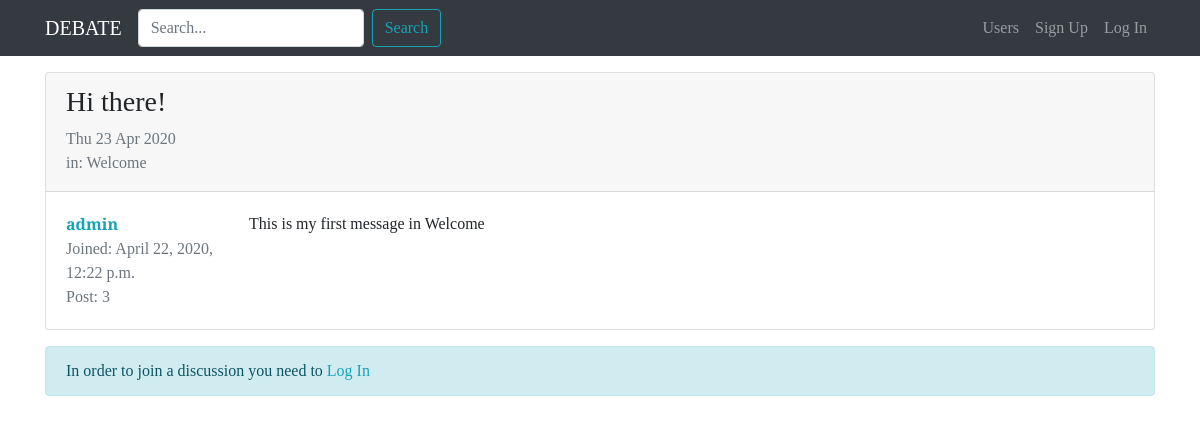
Page /forum/discussion/2 on the earlier database version.
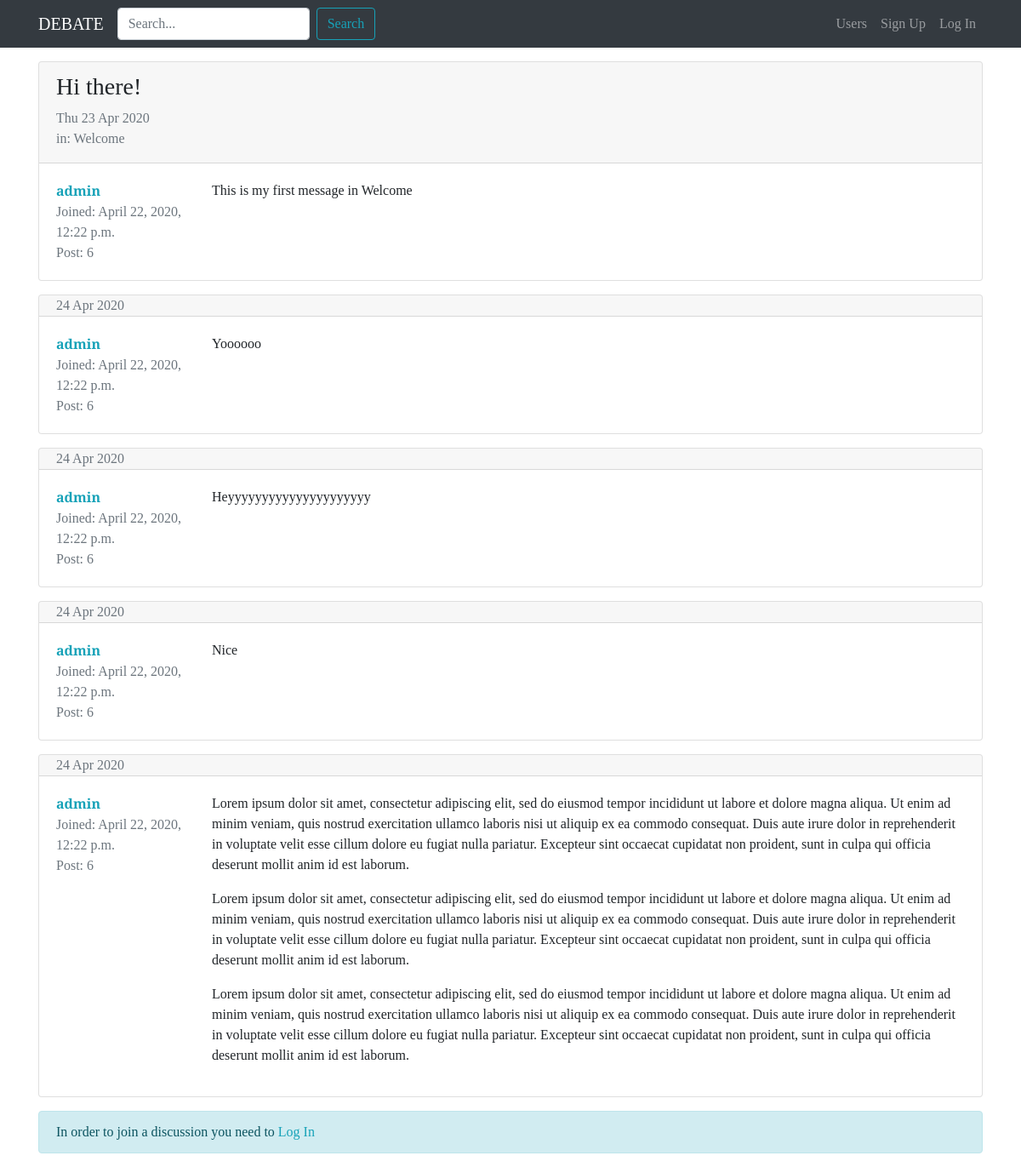
Same page on the later database version.
### forum/models.py (models this page shows, shortened)
class Discussion(models.Model):
  title = models.CharField(max_length=120)
  creation_date = models.DateTimeField(auto_now_add=True)
  author_discussion = models.ForeignKey(User, on_delete=models.CASCADE, related_name="discussions")
  belong_section = models.ForeignKey(Section, on_delete=models.CASCADE)

class Post(models.Model):
  author_post = models.ForeignKey(User, on_delete=models.CASCADE, related_name="posts")
  content = models.TextField()
  creation_date = models.DateTimeField(auto_now_add=True)
  discussion = models.ForeignKey(Discussion, on_delete=models.CASCADE)

class Section(models.Model):
  name_section = models.CharField(max_length=80)
  description = models.CharField(max_length=150, blank=True, null=True)
  logo_section = models.ImageField(blank=True, null=True)
  def __str__(self):
    return self.name_section

### forum/views.py (the view)
def visualizeDiscussion(request, pk):
  discussion = get_object_or_404(Discussion, pk=pk)
  posts_discussion = Post.objects.filter(discussion=discussion)
  form_response = PostModelForm()
  context = {"discussion": discussion,
             "posts_discussion": posts_discussion,
             "form_response": form_response
             }
  return render(request, "forum/single_discussion.html", context)

### forum/forms.py
class PostModelForm(forms.ModelForm):
    class Meta:
      model = Post
      fields = ["content"]
      widgets = {
        "content" : forms.Textarea(attrs={'rows': '5'})
      }
      labels = {
        "content" : "Message"
      }

### forum/templates/forum/single_discussion.html (shortened to what this page needs)
{% extends 'base.html' %}
{% load crispy_forms_tags %}
{% block content %}
  {% for post in posts_discussion %}
      <div class="card my-3">
      {% if forloop.first %}
          <div class="card-header pb-0">
            <h3>{{ discussion.title }}</h3>
            <p class="text-muted">{{ discussion.creation_date|date:"D d M Y" }}
            <br>in: {{ discussion.belong_section }}</p>
          </div>
      {% else %}
          <div class="card-header py-0">
            <p class="text-muted mb-0">{{ post.creation_date|date:"d M Y" }}</p>
          </div>
      {% endif %}
        <div class="card-body">
          <div class="row">
            <div class="col-xl-2 col-4">
              <p class="mb-0"><a href="{% url 'user_profile' username=post.author_post.username %}"><strong>{{ post.author_post }}</strong></a></p>
              <p class="text-muted mb-0">Joined: {{ post.author_post.date_joined }}</p>
              <p class="text-muted mb-0">Post: {{ post.author_post.posts.count }}</p>
            </div>
            <div class="col-xl-10 col-8">
              <p class="my-0">{{ post.content|linebreaks }}</p>
            </div>
          </div>
        </div>
      </div>
  {% endfor %}
  {% if request.user.is_authenticated %}
    {% include 'forum/form_response.html' %}
  {% else %}
    <div class="alert alert-info" role="alert">
      In order to join a discussion you need to <a href="{% url 'login' %}?next={{ request.get_full_path }}">Log In</a>
    </div>
  {% endif %}
{% endblock content %}

### templates/base.html (shortened to what this page needs)
{% load static %}
<!doctype html>
<html lang="en">
<head>
  <link rel="stylesheet" href="https://stackpath.bootstrapcdn.com/bootstrap/4.4.1/css/bootstrap.min.css"
>
  <link rel="stylesheet" href="{% static '/css/debate.css' %}">
</head>
<body>
  <nav class="navbar navbar-expand-lg navbar-dark bg-dark">
    <div class="container">
      <a class="navbar-brand" href="/">DEBATE</a>
      <div class="collapse navbar-collapse" id="navbarSupportedContent">
        <form class="form-inline my-2 my-lg-0">
          <input class="form-control mr-sm-2" type="search" placeholder="Search..." aria-label="Search">
          <button class="btn btn-outline-info my-2 my-sm-0" type="submit">Search</button>
        </form>
        <ul class="navbar-nav ml-auto">
          <li class="nav-item">
            <a class="nav-link" href="{% url 'user_list' %}">Users<span class="sr-only">(current)</span></a>
          </li>
          {% if request.user.is_authenticated %}
            <li class="nav-item dropdown">
              <a class="nav-link dropdown-toggle" href="#" id="navbarDropdown" role="button" data-toggle="dropdown"
                aria-haspopup="true" aria-expanded="false">
                {{ request.user.username }}
              </a>
              <div class="dropdown-menu" aria-labelledby="navbarDropdown">
                <a class="dropdown-item" href="{% url 'user_profile' username=request.user.username %}">Profile</a>
                <a class="dropdown-item" href="{% url 'password_change' %}">Change Password</a>
                <div class="dropdown-divider"></div>
                <a class="dropdown-item" href="{% url 'logout' %}">Log Out</a>
              </div>
            </li>
            {% else %}
              <li class="nav-item">
                <a class="nav-link" href="{% url 'registration_view' %}">Sign Up</a>
              </li>
              <li class="nav-item">
                <a class="nav-link" href="{% url 'login' %}">Log In</a>
              </li>
              {% endif %}
          </ul>
        </div>
      </div>
  </nav>
  <div class="container">
    {% block content %}
    {% endblock content %}
  </div>
</body>
</html>

### static-storage/css/debate.css (style rules this page uses)
body { font-family: 'Playfair Display', serif; }
a, a:hover { color: #17a2b8; }

Differences in the rows shown:
computed for Post "This is my first message in Welcome": author_post.posts.count "3" → "6"
added Post: creation_date "24 Apr 2020", author_post "admin", author_post.date_joined "April 22, 2020, 12:22 p.m.", author_post.posts.count "6", content "Yoooooo"
added Post: creation_date "24 Apr 2020", author_post "admin", author_post.date_joined "April 22, 2020, 12:22 p.m.", author_post.posts.count "6", content "Heyyyyyyyyyyyyyyyyyyyyy"
added Post: creation_date "24 Apr 2020", author_post "admin", author_post.date_joined "April 22, 2020, 12:22 p.m.", author_post.posts.count "6", content "Nice"
added Post: creation_date "24 Apr 2020", author_post "admin", author_post.date_joined "April 22, 2020, 12:22 p.m.", author_post.posts.count "6", content "Lorem ipsum dolor sit amet, consectetur adipiscing elit, sed do eiusmod tempor incididunt ut labore et dolore magna aliqua. Ut enim ad minim veniam, quis nostrud exercitation ullamco laboris nisi ut aliquip ex ea commodo consequat. Duis aute irure dolor in reprehenderit in voluptate velit esse cillum dolore eu fugiat nulla pariatur. Excepteur sint occaecat cupidatat non proident, sunt in culpa qui officia deserunt mollit anim id est laborum. Lorem ipsum dolor sit amet, consectetur adipiscing elit, sed do eiusmod tempor incididunt ut labore et dolore magna aliqua. Ut enim ad minim veniam, quis nostrud exercitation ullamco laboris nisi ut aliquip ex ea commodo consequat. Duis aute irure dolor…"
